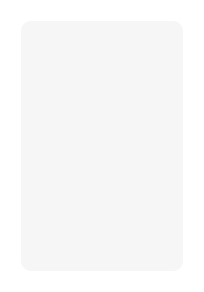
<?xml version="1.0" encoding="UTF-8"?>
<ui version="4.0">
 <class>Card_widget</class>
 <widget class="QWidget" name="Card_widget">
  <property name="geometry">
   <rect>
    <x>0</x>
    <y>0</y>
    <width>200</width>
    <height>288</height>
   </rect>
  </property>
  <property name="windowTitle">
   <string>Form</string>
  </property>
  <property name="styleSheet">
   <string notr="true">background-color: rgba(255, 255, 255, 0);</string>
  </property>
  <layout class="QHBoxLayout" name="horizontalLayout">
   <item>
    <widget class="QFrame" name="frame_Card_widget">
     <property name="styleSheet">
      <string notr="true">background-color: rgba(255, 255, 255, 0);</string>
     </property>
     <property name="frameShape">
      <enum>QFrame::StyledPanel</enum>
     </property>
     <property name="frameShadow">
      <enum>QFrame::Raised</enum>
     </property>
     <layout class="QVBoxLayout" name="verticalLayout">
      <item>
       <widget class="QPushButton" name="But_Card_widget">
        <property name="sizePolicy">
         <sizepolicy hsizetype="Minimum" vsizetype="Preferred">
          <horstretch>0</horstretch>
          <verstretch>0</verstretch>
         </sizepolicy>
        </property>
        <property name="minimumSize">
         <size>
          <width>162</width>
          <height>250</height>
         </size>
        </property>
        <property name="maximumSize">
         <size>
          <width>162</width>
          <height>250</height>
         </size>
        </property>
        <property name="cursor">
         <cursorShape>PointingHandCursor</cursorShape>
        </property>
        <property name="styleSheet">
         <string notr="true">background-color: rgb(230, 230, 230, 90);
border-radius:10px

</string>
        </property>
        <property name="text">
         <string/>
        </property>
       </widget>
      </item>
     </layout>
    </widget>
   </item>
  </layout>
 </widget>
 <resources/>
 <connections/>
</ui>
